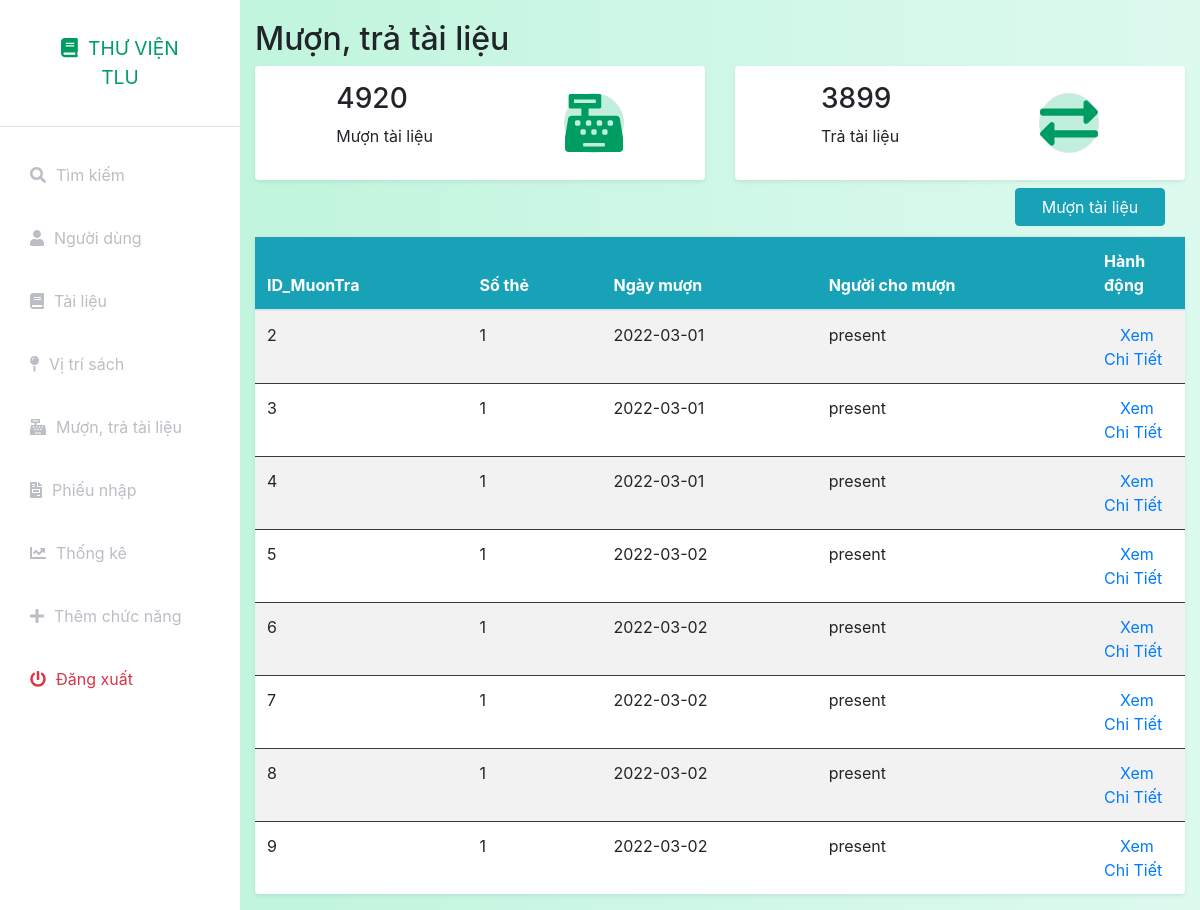
The page /index.php?controller=rent&action=index (signed in) on the database as committed earlier.
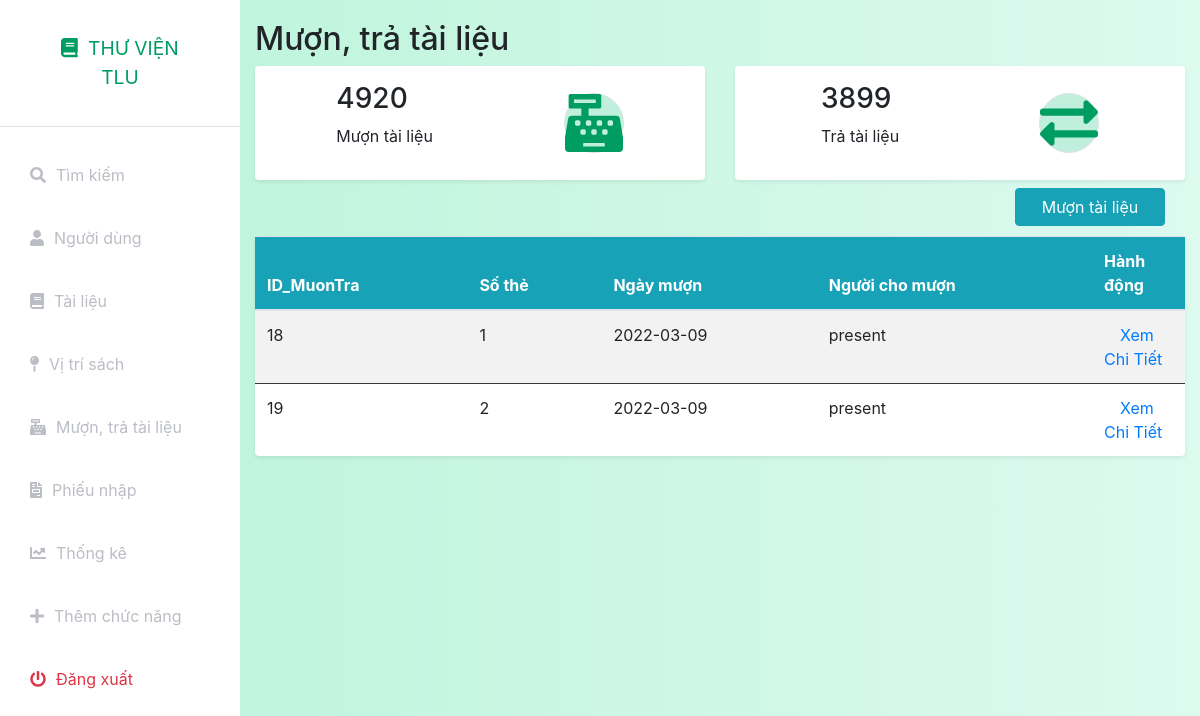
The same page on the database as committed later.
### tables this page shows
CREATE TABLE `muontra` (
  `ID_MuonTra` int(11) NOT NULL,
  `SoThe` int(11) NOT NULL,
  `NgayMuon` date NOT NULL,
  `NguoiChoMuon` text NOT NULL
);

### config.php (called while the page is built, shortened)
<?php
function getalldata($query)
{
    global $connect;
    $result=mysqli_query($connect,$query);
    if(mysqli_num_rows($result)>0)
        return mysqli_fetch_all($result,MYSQLI_ASSOC);
    else
        return false;
}
function getonedata($query)
{
    global $connect;
    $result=mysqli_query($connect,$query);
    if($result&&mysqli_num_rows($result)==1)
        return mysqli_fetch_assoc($result);
    else
        return false;
}
?>

### models/User.php (called while the page is built, shortened)
<?php
include_once('./config.php');
class User
{
    public static function show($idoruser)
    {
        $query = "select * from nguoidung where id = '$idoruser' or Username = '$idoruser'";
        $data = getonedata($query);
        return $data;
    }
}

### models/Auth.php (called while the page is built, shortened)
<?php
include_once('./config.php');
include_once('User.php');
class Auth
{
    private static $ChucDanh = null;
    public static function isAdmin()
    {
        if(self::isLogin())
        {
            if (self::$ChucDanh == 'admin')
                return true;
            else
                return false;
        }
        else
        {
            return false;
        }
    }
    public static function isLogin()
    {
        if (isset($_SESSION['token']) && isset($_SESSION['Username'])) {
            $data = User::show($_SESSION['Username']);
            if($data)
            {
                if($data['token'] == $_SESSION['token'])
                {
                    self::$ChucDanh = $data['ChucDanh'];
                    return true;
                }
            }
            else
            {
                return false;
            }
        } else
            return false;
    }
}

### index.php (called while the page is built, shortened)
<?php
include_once('models/Auth.php');
$action = isset($_GET['action']) ? $_GET['action'] : 'index';
$object = new $classController();
$object->$action();
?>

### models/Rent.php (called while the page is built, shortened)
<?php
include_once('./config.php');
class Rent
{
    public static function index()
    {
        $query = "select * from muontra ";
        $data = getalldata($query);
        return $data;
    }
}

### views/rent/index.php (the view)
<?php include_once('././assets/layouts/header.php'); ?>
<?php include_once('././assets/layouts/siderbar.php'); ?>
<div class="container-fluid" style="padding-top:20px">
    <h2>Mượn, trả tài liệu</h2>
    <div class="row g-3 my-2">
        <div class="col-md-6">
            <div class="p-3 bg-white shadow-sm d-flex justify-content-around align-items-center rounded">
                <div>
                    <h3 class="fs-2">4920</h3>
                    <p class="fs-5">Mượn tài liệu</p>
                </div>
                <i class="fas fa-cash-register fs-1 primary-text border rounded-full secondary-bg "style="width:60px;height:60px"></i>
            </div>
        </div>
        <div class="col-md-6">
            <div class="p-3 bg-white shadow-sm d-flex justify-content-around align-items-center rounded">
                <div>
                    <h3 class="fs-2">3899</h3>
                    <p class="fs-5">Trả tài liệu</p>
                </div>
                <i class="fas fa-exchange-alt fs-1 primary-text border rounded-full secondary-bg " style="width:60px;height:60px"></i>
            </div>
        </div>
        </div>
    <table class="table table-striped bg-white rounded shadow-sm  table-hover">
        <div class="d-grid gap-2 d-md-flex justify-content-md-end">
            <a name="" id="" class="btn btn-info" href="index.php?controller=rent&action=add" role="button" style="margin-bottom:10px;margin-right:20px;width:150px;">Mượn tài liệu</a>
        </div>
        <thead class="bg-info text-white">
            <tr class="border-dark">
                <th>ID_MuonTra</th>
                <th>Số thẻ</th>
                <th>Ngày mượn</th>
                <th>Người cho mượn</th>
                <th style="width: 10%;">Hành động</th>
            </tr>
        </thead>
        <tbody>
            <?php
            if (isset($data) && is_array($data)) {
                foreach ($data as $rent) {
                    echo "<tr>";
                    echo "<td class=\"border-dark\" scope=\"row\">" . $rent['ID_MuonTra'] . "</td>";
                    echo "<td class=\"border-dark\">" . $rent['SoThe'] . "</td>";
                    echo "<td class=\"border-dark\">" . $rent['NgayMuon'] . "</td>";
                    echo "<td class=\"border-dark\">" . $rent['NguoiChoMuon'] . "</td>";
                    echo '<td class="border-dark">';
                    echo '<a class="ml-3" href="index.php?controller=rent&action=rentinfo&ID_MuonTra=' . $rent['ID_MuonTra'] . '">Xem Chi Tiết</a>';
                    echo "</tr>";
                }
            }
            ?>
    </table>
</div>
<?php include_once('././assets/layouts/footer.php'); ?>

### controllers/rentController.php (shortened to what this page needs)
<?php
include_once('./models/Auth.php');
include_once('./models/Rent.php');
class rentController
{
    public function index()
    {
        if((Auth::isadmin() || Auth::isThuThu()))
        {
            $data=Rent::index();
            include_once('./views/rent/index.php');
        }
    }
}
?>

### assets/layouts/header.php (shortened to what this page needs)
<!doctype html>
<html lang="en">
  <head>
    <link rel="stylesheet" href="https://stackpath.bootstrapcdn.com/bootstrap/4.3.1/css/bootstrap.min.css">
    <link rel="stylesheet" href="assets\css\all.css">
    <link rel="stylesheet" href="assets\css\styles.css">
  </head>
  <body>
  <div class="d-flex" id="wrapper">

### assets/layouts/siderbar.php (shortened to what this page needs)
<?php
if(Auth::isLogin()  && $_SERVER['REQUEST_METHOD'] != 'POST') {
?>
<div class="bg-white" id="sidebar-wrapper">
        <div class="sidebar-heading text-center  border-bottom">
                <a href="index.php" class="list-group-item list-group-item-action bg-transparent primary-text fw-bold text-uppercase">
                <i class="fas fa-book" style="margin-right:10px"></i>Thư viện TLU</a></div>
                <div class="list-group list-group-flush my-3">
                        <a href="index.php?controller=search&action=index" class="dropdown-item list-group-item list-group-item-action bg-transparent second-text fw-bold">
                        <i class=" fas fa-search" style="margin-right:10px"></i>Tìm kiếm</a>
                        <?php if (Auth::isAdmin()) { ?>
                        <a href="index.php?controller=user&action=index" class="list-group-item list-group-item-action bg-transparent second-text fw-bold">
                        <i class="fas fa-user" style="margin-right:10px"></i>Người dùng</a>
                        <?php } ?>
                        <?php if (Auth::isAdmin() || Auth::isKyThuat()) { ?>
                        <a href="index.php?controller=document&action=index" class="list-group-item list-group-item-action bg-transparent second-text fw-bold">
                        <i class="fas fa-book" style="margin-right:10px"></i>Tài liệu</a>
                        <?php } ?>
                        <?php if (Auth::isAdmin() || Auth::isKyThuat()) { ?>
                        <a href="index.php?controller=position&action=index" class="dropdown-item list-group-item list-group-item-action bg-transparent second-text fw-bold">
                        <i class="fas fa-map-pin" style="margin-right:10px"></i>Vị trí sách</a>
                        <?php } ?>
                        <?php if (Auth::isAdmin() || Auth::isThuThu()) { ?>
                        <a href="index.php?controller=rent&action=index" class="list-group-item list-group-item-action bg-transparent second-text fw-bold">
                        <i class="fas fa-cash-register" style="margin-right:10px"></i>Mượn, trả tài liệu</a>
                        <?php } ?>
                        <?php if (Auth::isAdmin()|| Auth::isThuThu()) { ?>
                        <a href="index.php?controller=enter&action=index" class="dropdown-item list-group-item list-group-item-action bg-transparent second-text fw-bold">
                        <i class="fas fa-file-invoice" style="margin-right:10px"></i>Phiếu nhập</a>
                        <?php } ?>
                        <?php if (Auth::isAdmin()|| Auth::isKyThuat() || Auth::isThuThu() || Auth::iskeHoach()) { ?>
                        <a href="index.php?controller=statis&action=index" class="dropdown-item list-group-item list-group-item-action bg-transparent second-text fw-bold">
                        <i class="fas fa-chart-line" style="margin-right:10px"></i>Thống kê</a>
                        <?php } ?>
                        <?php if (Auth::isAdmin() || Auth::isKyThuat() || Auth::isThuThu()) { ?>
                        <div class="dropdown dropright">
                                <button type="button" class="list-group-item list-group-item-action bg-transparent second-text fw-bold " data-toggle="dropdown">
                                <i class="fas fa-plus" style="margin-right:10px"></i></i>Thêm chức năng
                                </button>
                                        <?php if (Auth::isAdmin() || Auth::isThuThu()) { ?>
                                        <a href="index.php?controller=breach&action=index" class="dropdown-item list-group-item list-group-item-action bg-transparent second-text fw-bold">
                                        <i class="fas fa-bullhorn" style="margin-right:10px"></i></i>Vi phạm</a>
                                        <?php } ?>
                        </div>
                        <?php } ?>
                        <a href="index.php?controller=auth&action=logout" class="list-group-item list-group-item-action bg-transparent text-danger fw-bold"><i
                        class="fas fa-power-off me-2" style="margin-right:10px"></i>Đăng xuất</a>
                </div>
        </div>
<?php
}
?>

### assets/layouts/footer.php
</div>
</body>
</html>

### assets/css/styles.css (style rules this page uses)
:root { --main-bg-color: #009d63; --main-text-color: #009d63; --second-text-color: #bbbec5; --second-bg-color: #c1efde; }
.primary-text { color: var(--main-text-color); }
.second-text { color: var(--second-text-color); }
.secondary-bg { background-color: var(--second-bg-color); }
.rounded-full { border-radius: 100%; }
#wrapper { overflow-x: hidden; background-image: linear-gradient( to right, #baf3d7, #c2f5de, #cbf7e4, #d4f8ea, #ddfaef ); }
#sidebar-wrapper { min-height: 100vh; margin-left: -15rem; -webkit-transition: margin 0.25s ease-out; -moz-transition: margin 0.25s ease-out; -o-transition: margin 0.25s ease-out; transition: margin 0.25s ease-out; }
#sidebar-wrapper .sidebar-heading { padding: 0.875rem 1.25rem; font-size: 1.2rem; }
#sidebar-wrapper .list-group { width: 15rem; }
.list-group-item { border: none; padding: 20px 30px; }
@media (min-width: 768px) { #sidebar-wrapper { margin-left: 0; } }

Rows that differ between the two databases and show on the page:
removed muontra: ID_MuonTra "2", SoThe "1", NgayMuon "2022-03-01", NguoiChoMuon "present"
removed muontra: ID_MuonTra "3", SoThe "1", NgayMuon "2022-03-01", NguoiChoMuon "present"
removed muontra: ID_MuonTra "4", SoThe "1", NgayMuon "2022-03-01", NguoiChoMuon "present"
removed muontra: ID_MuonTra "5", SoThe "1", NgayMuon "2022-03-02", NguoiChoMuon "present"
removed muontra: ID_MuonTra "6", SoThe "1", NgayMuon "2022-03-02", NguoiChoMuon "present"
removed muontra: ID_MuonTra "7", SoThe "1", NgayMuon "2022-03-02", NguoiChoMuon "present"
removed muontra: ID_MuonTra "8", SoThe "1", NgayMuon "2022-03-02", NguoiChoMuon "present"
removed muontra: ID_MuonTra "9", SoThe "1", NgayMuon "2022-03-02", NguoiChoMuon "present"
added muontra: ID_MuonTra "18", SoThe "1", NgayMuon "2022-03-09", NguoiChoMuon "present"
added muontra: ID_MuonTra "19", SoThe "2", NgayMuon "2022-03-09", NguoiChoMuon "present"
